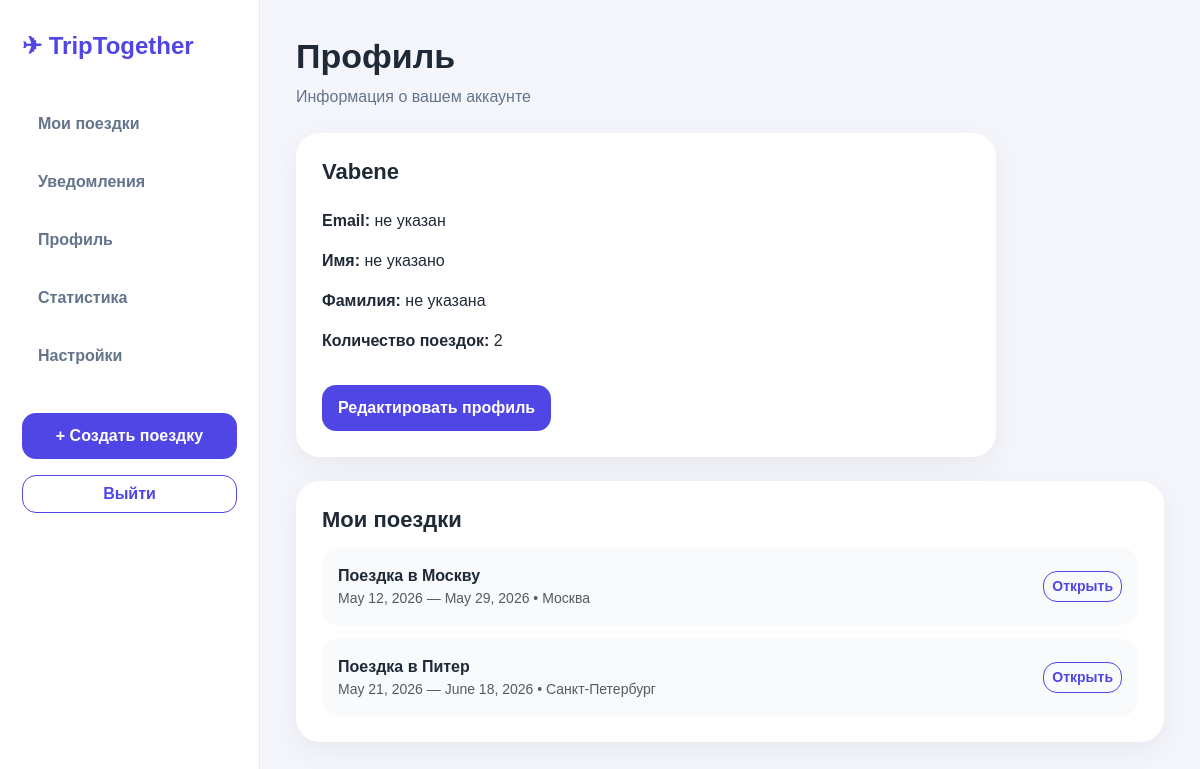
Page /profile/ (signed in) on the earlier database version.
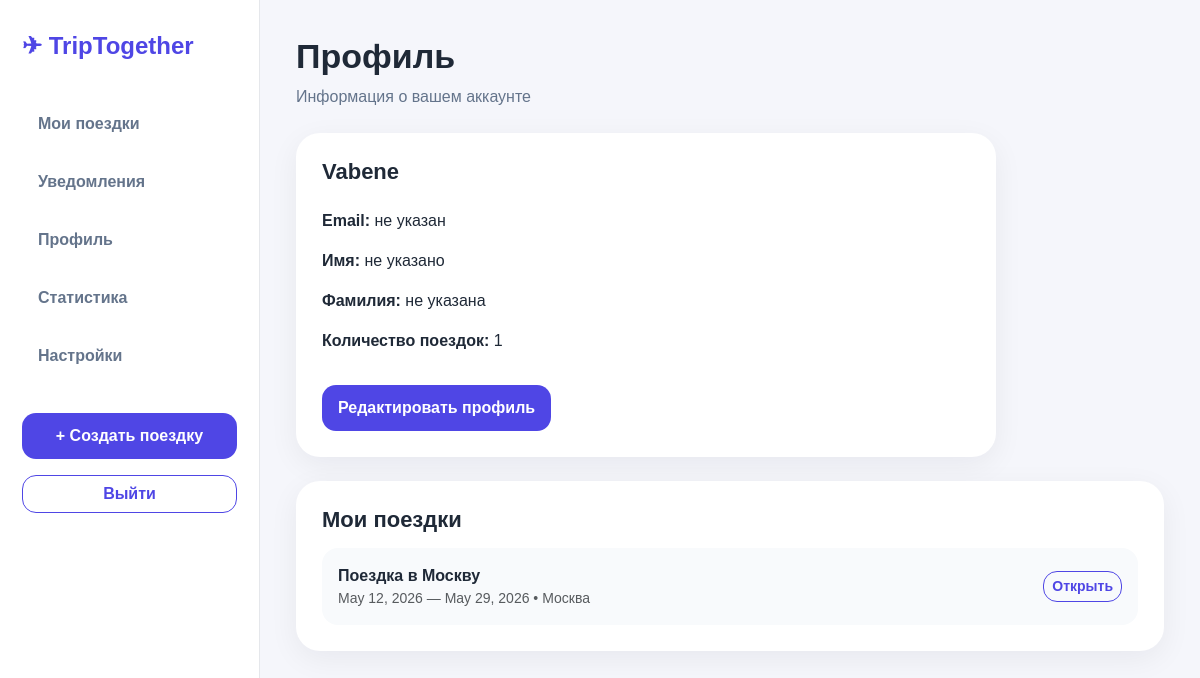
Same page on the later database version.
### trips/models.py (models this page shows, shortened)
class Trip(models.Model):
    title = models.CharField(max_length=255)
    description = models.TextField(blank=True)
    destination = models.CharField(max_length=255)
    start_date = models.DateField()
    end_date = models.DateField()
    budget = models.IntegerField(default=0)
    image_url = models.URLField(blank=True)
    owner = models.ForeignKey(User, on_delete=models.CASCADE)
    created_at = models.DateTimeField(auto_now_add=True)

### trips/views.py (the view)
# urls.py: path('profile/', views.profile, name='profile'),
@login_required
def profile(request):
    user_trips = get_user_trips(request.user)
    return render(request, "trips/profile.html", {
        "user_trips": user_trips,
        "trips_count": user_trips.count(),
    })

### trips/context_processors.py (called while the page is built)
def notifications_count(request):
    if not request.user.is_authenticated:
        return {"notifications_count": 0}
    user_trips = Trip.objects.filter(
        Q(owner=request.user) | Q(tripmember__user=request.user)
    ).distinct()
    last_view = request.session.get('last_notifications_view')
    if last_view:
        last_view = datetime.fromisoformat(last_view)
    else:
        last_view = timezone.now()
    votes = Vote.objects.filter(trip__in=user_trips, created_at__gt=last_view)
    expenses = Expense.objects.filter(trip__in=user_trips, created_at__gt=last_view)
    comments = TripComment.objects.filter(trip__in=user_trips, created_at__gt=last_view)
    count = votes.count() + expenses.count() + comments.count()
    return {
        "notifications_count": count
    }

### trips/views.py (called while the page is built)
def get_user_trips(user):
    return Trip.objects.filter(
        Q(owner=user) | Q(tripmember__user=user)
    ).distinct()

### trips/templates/trips/profile.html
{% extends 'trips/base.html' %}
{% block content %}
<h1 class="page-title">Профиль</h1>
<p class="page-subtitle">Информация о вашем аккаунте</p>
<div class="card-custom mt-4" style="max-width: 700px;">
    <h2>{{ request.user.username }}</h2>
    <div class="mt-4">
        <p><strong>Email:</strong> {{ request.user.email|default:"не указан" }}</p>
        <p><strong>Имя:</strong> {{ request.user.first_name|default:"не указано" }}</p>
        <p><strong>Фамилия:</strong> {{ request.user.last_name|default:"не указана" }}</p>
        <p><strong>Количество поездок:</strong> {{ trips_count }}</p>
    </div>
    <a href="{% url 'settings' %}" class="btn btn-primary mt-3">
        Редактировать профиль
    </a>
</div>
<div class="card-custom mt-4">
    <h2>Мои поездки</h2>
    {% for trip in user_trips %}
        <div class="expense-row">
            <div>
                <strong>{{ trip.title }}</strong>
                <div class="text-muted small">
                    {{ trip.start_date }} — {{ trip.end_date }} • {{ trip.destination }}
                </div>
            </div>
            <a href="{% url 'trip_detail' trip.id %}" class="btn btn-sm btn-outline-primary">
                Открыть
            </a>
        </div>
    {% empty %}
        <p class="text-muted mt-3">У вас пока нет поездок.</p>
    {% endfor %}
</div>
{% endblock %}

Differences in the rows shown:
removed Trip: title "Поездка в Питер", start_date "May 21, 2026", end_date "June 18, 2026", destination "Санкт-Петербург"
Other differences:
{{ trips_count }}: "2" → "1"
